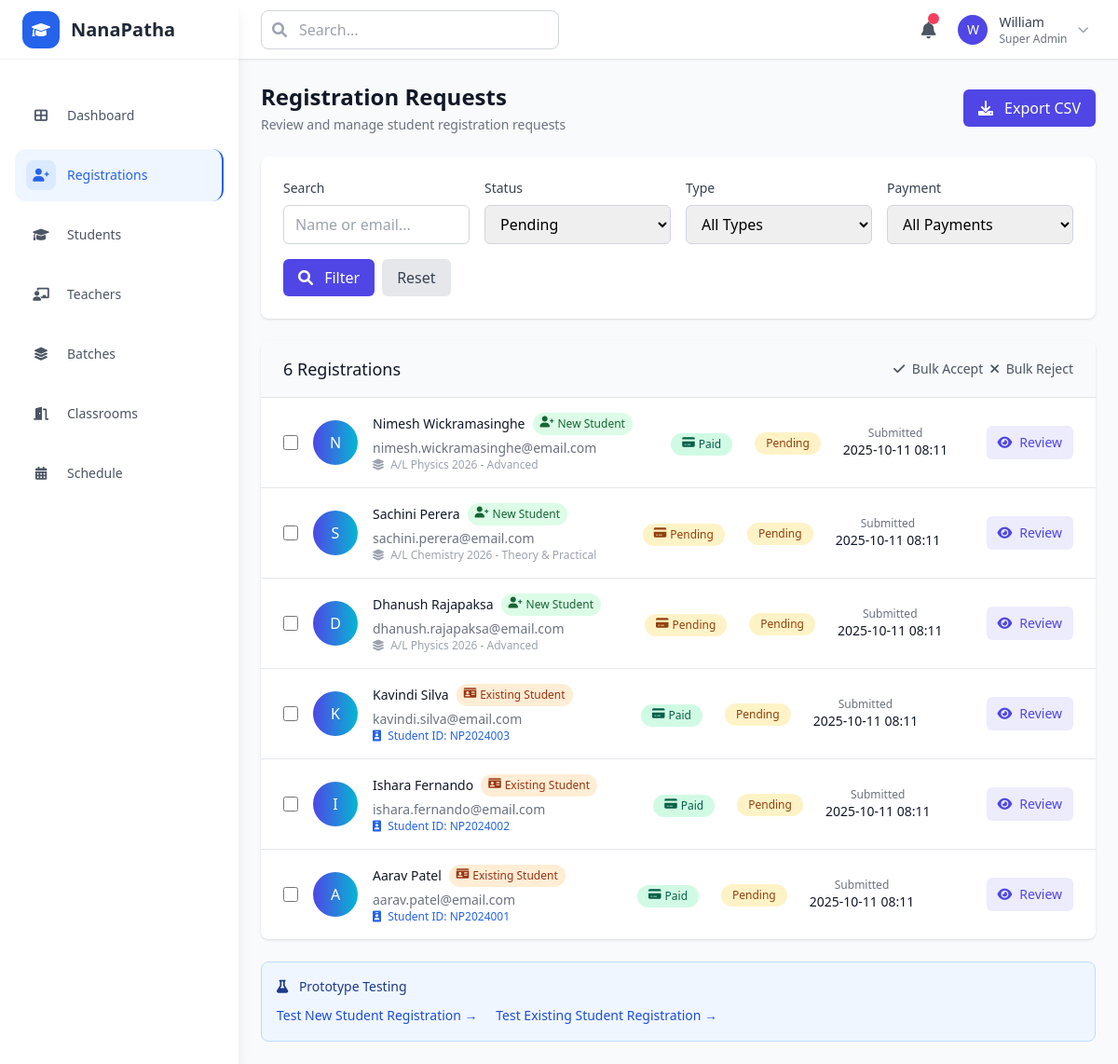
Page /admin/registrations on the committed database.
### models.py (models this page shows)
class RegistrationRequest(db.Model):
    __tablename__ = 'registration_requests'
    id = db.Column(db.Integer, primary_key=True)
    name = db.Column(db.String(255), nullable=False)
    email = db.Column(db.String(255), nullable=False)
    mobile = db.Column(db.String(20))
    address = db.Column(db.Text)
    dob = db.Column(db.Date)
    grade = db.Column(db.String(10))
    class_type = db.Column(db.Enum('online', 'physical', 'both', name='class_types'))
    selected_batch_id = db.Column(db.Integer, db.ForeignKey('batches.id'))
    student_id_number = db.Column(db.String(50))  # For existing students
    registration_type = db.Column(db.Enum('new', 'existing', name='registration_types'), nullable=False)
    payment_status = db.Column(db.Enum('pending', 'paid', 'failed', name='payment_status'), default='pending')
    payment_amount = db.Column(Numeric(10, 2))
    payment_method = db.Column(db.String(50))
    transaction_id = db.Column(db.String(255))
    passport_photo_path = db.Column(db.String(255))
    student_id_card_path = db.Column(db.String(255))
    status = db.Column(db.Enum('pending', 'accepted', 'rejected', name='request_status'), default='pending')
    claimed_by = db.Column(db.String(255))  # Admin who claimed this request
    claimed_at = db.Column(db.DateTime)
    admin_note = db.Column(db.Text)
    submitted_at = db.Column(db.DateTime, default=datetime.utcnow)
    processed_at = db.Column(db.DateTime)
    selected_batch = db.relationship('Batch', backref='registration_requests')
    @property
    def status_badge_class(self):
        status_classes = {
            'pending': 'bg-amber-100 text-amber-800',
            'accepted': 'bg-emerald-100 text-emerald-800',
            'rejected': 'bg-rose-100 text-rose-800'
        }
        return status_classes.get(self.status, 'bg-gray-100 text-gray-800')
    @property
    def payment_badge_class(self):
        payment_classes = {
            'paid': 'bg-emerald-100 text-emerald-800',
            'pending': 'bg-amber-100 text-amber-800',
            'failed': 'bg-rose-100 text-rose-800'
        }
        return payment_classes.get(self.payment_status, 'bg-gray-100 text-gray-800')
    @property
    def formatted_submitted_date(self):
        if self.submitted_at:
            return self.submitted_at.strftime('%Y-%m-%d %H:%M')
        return 'N/A'

class Batch(db.Model):
    __tablename__ = 'batches'
    id = db.Column(db.Integer, primary_key=True)
    name = db.Column(db.String(255), nullable=False)
    grade = db.Column(db.String(10))
    subject = db.Column(db.String(100))
    capacity = db.Column(db.Integer, default=30)
    current_enrollment = db.Column(db.Integer, default=0)
    teacher_id = db.Column(db.Integer, db.ForeignKey('teacher_profiles.id'))
    teacher_name = db.Column(db.String(255))  # Simplified for prototype
    class_type = db.Column(db.Enum('online', 'physical', 'both', name='class_types'))
    start_date = db.Column(db.Date)
    end_date = db.Column(db.Date)
    is_active = db.Column(db.Boolean, default=True)
    notes = db.Column(db.Text)
    created_at = db.Column(db.DateTime, default=datetime.utcnow)
    teacher = db.relationship('TeacherProfile', backref='assigned_batches')

### app.py (the view)
@app.route('/admin/registrations')
def admin_registrations():
    status_filter = request.args.get('status', 'pending')
    search_query = request.args.get('search', '')
    type_filter = request.args.get('filter', 'all')  # New filter for registration type
    query = RegistrationRequest.query
    if status_filter != 'all':
        query = query.filter_by(status=status_filter)
    if type_filter == 'existing':
        query = query.filter_by(registration_type='existing')
    elif type_filter == 'new':
        query = query.filter_by(registration_type='new')
    if search_query:
        query = query.filter(
            (RegistrationRequest.name.contains(search_query)) |
            (RegistrationRequest.email.contains(search_query))
        )
    registrations = query.order_by(RegistrationRequest.submitted_at.desc()).all()
    return render_template('admin/registrations.html',
                         registrations=registrations,
                         status_filter=status_filter,
                         search_query=search_query,
                         type_filter=type_filter)

### templates/admin/registrations.html (shortened to what this page needs)
{% extends "base.html" %}
{% block content %}
<div class="space-y-6">
    <div class="flex items-center justify-between">
        <div>
            <h1 class="text-2xl font-semibold text-gray-900">Registration Requests</h1>
            <p class="text-sm text-gray-500 mt-1">Review and manage student registration requests</p>
        </div>
        <div class="flex items-center space-x-3">
            <button class="bg-brand text-white px-4 py-2 rounded-md hover:bg-brand-700 transition-colors duration-150">
                <i class="fas fa-download mr-2"></i>
                Export CSV
            </button>
        </div>
    </div>
    <div class="bg-white rounded-lg shadow p-6">
        <form method="GET" class="space-y-4">
            <div class="grid grid-cols-1 md:grid-cols-4 gap-4">
                <div>
                    <label class="block text-sm font-medium text-gray-700 mb-2">Search</label>
                    <input type="text" name="search" value="{{ search_query }}"
                           placeholder="Name or email..."
                           class="w-full px-3 py-2 border border-gray-300 rounded-md focus:ring-2 focus:ring-brand focus:border-transparent">
                </div>
                <div>
                    <label class="block text-sm font-medium text-gray-700 mb-2">Status</label>
                    <select name="status"
                            class="w-full px-3 py-2 border border-gray-300 rounded-md focus:ring-2 focus:ring-brand focus:border-transparent">
                        <option value="pending" {% if status_filter == 'pending' %}selected{% endif %}>Pending</option>
                    </select>
                </div>
                <div>
                    <label class="block text-sm font-medium text-gray-700 mb-2">Type</label>
                    <select name="filter"
                            class="w-full px-3 py-2 border border-gray-300 rounded-md focus:ring-2 focus:ring-brand focus:border-transparent">
                        <option value="all" {% if type_filter == 'all' %}selected{% endif %}>All Types</option>
                    </select>
                </div>
                <div>
                    <label class="block text-sm font-medium text-gray-700 mb-2">Payment</label>
                    <select class="w-full px-3 py-2 border border-gray-300 rounded-md focus:ring-2 focus:ring-brand focus:border-transparent">
                        <option value="all">All Payments</option>
                    </select>
                </div>
                <div class="flex items-end space-x-2">
                    <button type="submit"
                            class="bg-brand text-white px-4 py-2 rounded-md hover:bg-brand-700 transition-colors duration-150">
                        <i class="fas fa-search mr-2"></i>
                        Filter
                    </button>
                    <a href="{{ url_for('admin_registrations') }}"
                       class="bg-gray-200 text-gray-700 px-4 py-2 rounded-md hover:bg-gray-300 transition-colors duration-150">
                        Reset
                    </a>
                </div>
            </div>
        </form>
    </div>
    {% if registrations %}
    <div class="bg-white rounded-lg shadow overflow-hidden">
        <div class="px-6 py-4 border-b border-gray-200 bg-gray-50">
            <div class="flex items-center justify-between">
                <h3 class="text-lg font-medium text-gray-900">
                    {{ registrations|length }} Registration{{ 's' if registrations|length != 1 else '' }}
                </h3>
                <div class="flex items-center space-x-2">
                    <button class="text-sm text-gray-600 hover:text-gray-800">
                        <i class="fas fa-check mr-1"></i>
                        Bulk Accept
                    </button>
                    <button class="text-sm text-gray-600 hover:text-gray-800">
                        <i class="fas fa-times mr-1"></i>
                        Bulk Reject
                    </button>
                </div>
            </div>
        </div>
        <div class="divide-y divide-gray-200">
            {% for registration in registrations %}
            <div class="px-6 py-4 hover:bg-gray-50 transition-colors duration-150">
                <div class="flex items-center justify-between">
                    <div class="flex items-center space-x-4">
                        <input type="checkbox"
                               class="w-4 h-4 text-brand border-gray-300 rounded focus:ring-brand">
                        <div class="w-12 h-12 bg-gradient-to-r from-brand to-secondary rounded-full flex items-center justify-center">
                            <span class="text-white font-medium">
                                {{ registration.name[0].upper() }}
                            </span>
                        </div>
                        <div>
                            <div class="flex items-center space-x-2 mb-1">
                                <h4 class="text-sm font-medium text-gray-900">{{ registration.name }}</h4>
                                {% if registration.registration_type == 'existing' %}
                                    <span class="inline-flex px-2 py-1 text-xs font-medium rounded-full bg-orange-100 text-orange-800">
                                        <i class="fas fa-id-card mr-1"></i>
                                        Existing Student
                                    </span>
                                {% else %}
                                    <span class="inline-flex px-2 py-1 text-xs font-medium rounded-full bg-green-100 text-green-800">
                                        <i class="fas fa-user-plus mr-1"></i>
                                        New Student
                                    </span>
                                {% endif %}
                            </div>
                            <p class="text-sm text-gray-500">{{ registration.email }}</p>
                            {% if registration.registration_type == 'existing' and registration.student_id_number %}
                                <p class="text-xs text-blue-600 font-medium">
                                    <i class="fas fa-id-badge mr-1"></i>
                                    Student ID: {{ registration.student_id_number }}
                                </p>
                            {% endif %}
                            {% if registration.selected_batch %}
                                <p class="text-xs text-gray-400">
                                    <i class="fas fa-layer-group mr-1"></i>
                                    {{ registration.selected_batch.name }}
                                </p>
                            {% endif %}
                        </div>
                    </div>
                    <div class="flex items-center space-x-6">
                        <div class="text-center">
                            <span class="inline-flex px-3 py-1 text-xs font-medium rounded-full {{ registration.payment_badge_class }}">
                                <i class="fas fa-credit-card mr-1"></i>
                                {{ registration.payment_status.title() }}
                            </span>
                        </div>
                        <div class="text-center">
                            <span class="inline-flex px-3 py-1 text-xs font-medium rounded-full {{ registration.status_badge_class }}">
                                {{ registration.status.title() }}
                            </span>
                        </div>
                        <div class="text-center">
                            <p class="text-xs text-gray-500">Submitted</p>
                            <p class="text-sm font-medium text-gray-900">
                                {{ registration.formatted_submitted_date }}
                            </p>
                        </div>
                    </div>
                    <div class="flex items-center space-x-3">
                        <a href="{{ url_for('admin_registration_detail', reg_id=registration.id) }}"
                           class="inline-flex items-center px-3 py-2 text-sm font-medium text-brand bg-brand/10 rounded-md hover:bg-brand/20 transition-colors duration-150">
                            <i class="fas fa-eye mr-2"></i>
                            Review
                        </a>
                    </div>
                </div>
            </div>
            {% endfor %}
        </div>
    </div>
    {% endif %}
    <div class="bg-blue-50 border border-blue-200 rounded-lg p-4">
        <h4 class="text-sm font-medium text-blue-900 mb-2">
            <i class="fas fa-flask mr-2"></i>
            Prototype Testing
        </h4>
        <div class="space-x-4">
            <a href="{{ url_for('student_register_new') }}"
               class="text-sm text-blue-700 hover:text-blue-900">
                Test New Student Registration →
            </a>
            <a href="{{ url_for('student_register_existing') }}"
               class="text-sm text-blue-700 hover:text-blue-900">
                Test Existing Student Registration →
            </a>
        </div>
    </div>
</div>
{% endblock %}

### rows in the picture
RegistrationRequest: name "N", name "Nimesh Wickramasinghe", registration_type "new" (drawn), email "nimesh.wickramasinghe@email.com", selected_batch.name "A/L Physics 2026 - Advanced", payment_status "Paid", status "Pending", formatted_submitted_date "2025-10-11 08:11"
RegistrationRequest: name "S", name "Sachini Perera", registration_type "new" (drawn), email "sachini.perera@email.com", selected_batch.name "A/L Chemistry 2026 - Theory & Practical", payment_status "Pending", status "Pending", formatted_submitted_date "2025-10-11 08:11"
RegistrationRequest: name "D", name "Dhanush Rajapaksa", registration_type "new" (drawn), email "dhanush.rajapaksa@email.com", selected_batch.name "A/L Physics 2026 - Advanced", payment_status "Pending", status "Pending", formatted_submitted_date "2025-10-11 08:11"
RegistrationRequest: name "K", name "Kavindi Silva", registration_type "existing" (drawn), email "kavindi.silva@email.com", student_id_number "NP2024003", payment_status "Paid", status "Pending", formatted_submitted_date "2025-10-11 08:11"
RegistrationRequest: name "I", name "Ishara Fernando", registration_type "existing" (drawn), email "ishara.fernando@email.com", student_id_number "NP2024002", payment_status "Paid", status "Pending", formatted_submitted_date "2025-10-11 08:11"
RegistrationRequest: name "A", name "Aarav Patel", registration_type "existing" (drawn), email "aarav.patel@email.com", student_id_number "NP2024001", payment_status "Paid", status "Pending", formatted_submitted_date "2025-10-11 08:11"

### other values in the picture
{{ registrations|length }} "6"
{{ 's' if registrations|length != 1 else '' }} "s"
